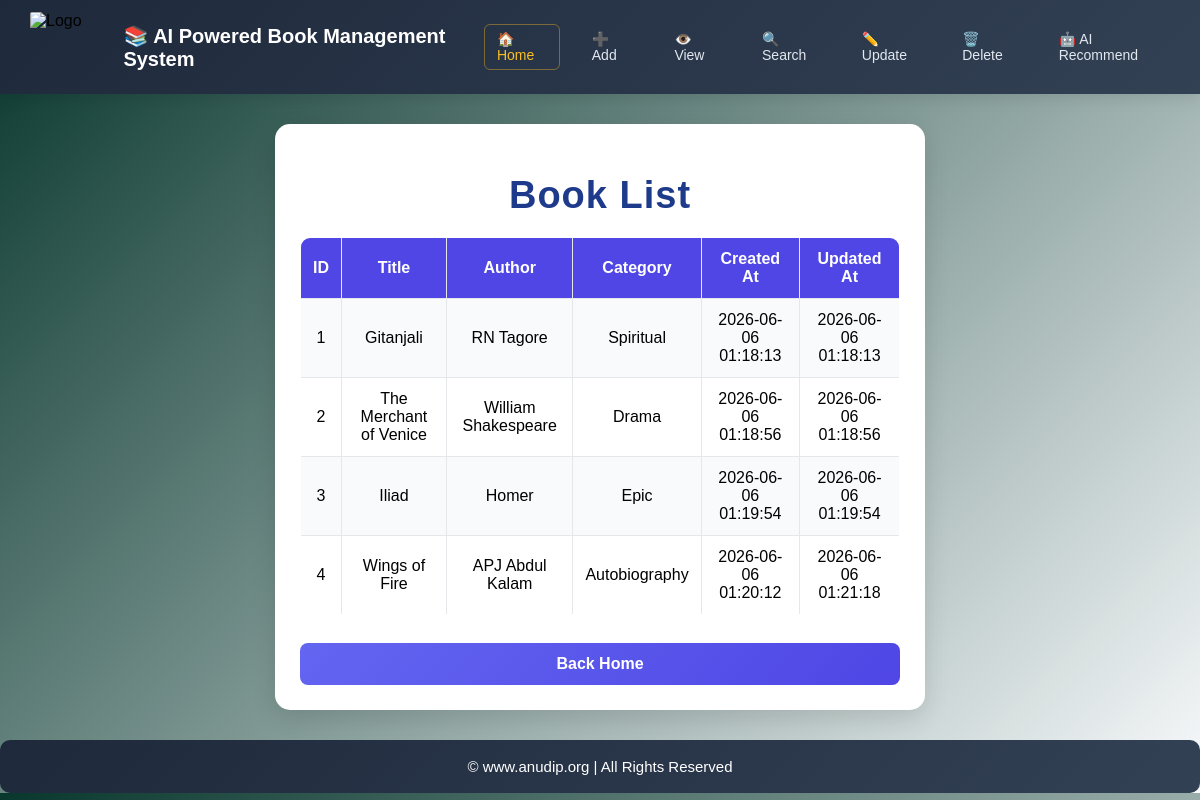
/view, run on the app's committed database.
### tables this page shows
CREATE TABLE books(

        id INTEGER PRIMARY KEY AUTOINCREMENT,

        title TEXT NOT NULL,

        author TEXT NOT NULL,

        category TEXT,

        created_at DATETIME DEFAULT (datetime('now', '+5 hours', '+30 minutes')),
                   
        updated_at DATETIME DEFAULT (datetime('now', '+5 hours', '+30 minutes'))
    );

### app.py (the view)
@app.route("/view")
def view():
    books = get_all_books()
    return render_template(
        "view_books.html",
        books=books
    )

### database.py (called while the page is built)
def get_connection():
    return sqlite3.connect(DB_NAME)

def get_all_books():
    conn = get_connection()
    cursor = conn.execute(
        "SELECT * FROM books"
    )
    books = cursor.fetchall()
    conn.close()
    return books

### templates/view_books.html (shortened to what this page needs)
<!DOCTYPE html>
<html>
    <head>
        <link rel="stylesheet"
            href="{{ url_for('static', filename='style.css') }}"
        >
    </head>
    <body>
        <nav class="navbar">
            <div class="nav-brand">
                <img src="https://media.licdn.com/dms/image/v2/D560BAQEHjEFxVR5xuw/company-logo_200_200/B56Z1mStfDHoAI-/0/1775537675219?e=2147483647&v=beta&t=GtWsI8qY5ZNdaVx1h6QCo8TTsH4VkOEgyCH3mkutd10" alt="Logo" class="nav-logo">
                    <h2 class="nav-title">📚 AI Powered Book Management System</h2>
            </div>
            <div class="nav-links">
                <a href="/" class="nav-item home-highlight">🏠 Home</a>
                <a href="/add" class="nav-item">➕ Add</a>
                <a href="/view" class="nav-item">👁️ View</a>
                <a href="/search" class="nav-item">🔍 Search</a>
                <a href="/update" class="nav-item">✏️ Update</a>
                <a href="/delete" class="nav-item">🗑️ Delete</a>
                <a href="/recommend" class="nav-item">🤖 AI Recommend</a>
            </div>
        </nav>
        <div class="container">
            <h1>Book List</h1>
            <table>
                <tr>
                    <th>ID</th>
                    <th>Title</th>
                    <th>Author</th>
                    <th>Category</th>
                    <th>Created At</th>
                    <th>Updated At</th>
                </tr>
                {% for book in books %}
                <tr>
                    <td>{{ book[0] }}</td>
                    <td>{{ book[1] }}</td>
                    <td>{{ book[2] }}</td>
                    <td>{{ book[3] }}</td>
                    <td>{{ book[4] }}</td>
                    <td>{{ book[5] }}</td>
                </tr>
                {% endfor %}
            </table>
            <br>
            <a href="/" class="menu-btn">
            Back Home
            </a>
        </div>
        <footer class="footer">
            &copy; <a href="https://anudip.org/" target="_blank">www.anudip.org</a> | All Rights Reserved
        </footer>
    </body>
</html>

### static/style.css (style rules this page uses)
.navbar { display: flex; align-items: center; justify-content: space-between; background: linear-gradient(135deg, #1e293b, #334155); padding: 12px 30px; box-shadow: 0 4px 15px rgba(0, 0, 0, 0.1); }
.nav-brand { display: flex; align-items: center; gap: 12px; }
.nav-logo { height: 70px; width: 90px; border-radius: 2px; }
.nav-title { color: #ffffff; font-size: 20px; margin: 0; font-weight: bold; }
.nav-links { display: flex; gap: 20px; align-items: center; }
.nav-item { color: #e2e8f0; text-decoration: none; font-weight: 500; font-size: 14px; padding: 6px 12px; border-radius: 6px; transition: all 0.3s ease; }
.nav-item.home-highlight { color: #fbbf24; border: 1px solid rgba(251, 191, 36, 0.4); }
body { background: linear-gradient(135deg, #08372d, #f8fafc); font-family: Arial, sans-serif; margin: 0; padding: 0; }
.container { width: 50%; margin: auto; margin-top: 30px; background: white; padding: 25px; border-radius: 15px; box-shadow: 0 8px 25px rgba(0, 0, 0, 0.12); }
h1 { text-align: center; color: #1e3a8a; font-size: 38px; letter-spacing: 1px; margin-bottom: 20px; }
.menu-btn { display: block; text-align: center; margin-top: 10px; padding: 12px; background: linear-gradient(135deg, #6366f1, #4f46e5); color: white; text-decoration: none; border-radius: 8px; font-weight: bold; transition: all 0.3s ease; }
table { width: 100%; border-collapse: collapse; overflow: hidden; border-radius: 10px; margin-top: 15px; }
th { background: #4f46e5; color: white; }
table, th, td { border: 1px solid #e5e7eb; }
th, td { padding: 12px; text-align: center; }
tr:nth-child(even) { background: #f8fafc; }
.footer { margin-top: 30px; padding: 18px; text-align: center; background: linear-gradient(135deg, #1e293b, #334155); color: #fff; font-size: 15px; border-radius: 10px; }
.footer a { color: #fff; text-decoration: none; transition: color 0.3s ease; }

### data on the page
books: id "1", title "Gitanjali", author "RN Tagore", category "Spiritual", created_at "2026-06-06 01:18:13", updated_at "2026-06-06 01:18:13"
books: id "2", title "The Merchant of Venice", author "William Shakespeare", category "Drama", created_at "2026-06-06 01:18:56", updated_at "2026-06-06 01:18:56"
books: id "3", title "Iliad", author "Homer", category "Epic", created_at "2026-06-06 01:19:54", updated_at "2026-06-06 01:19:54"
books: id "4", title "Wings of Fire", author "APJ Abdul Kalam", category "Autobiography", created_at "2026-06-06 01:20:12", updated_at "2026-06-06 01:21:18"
